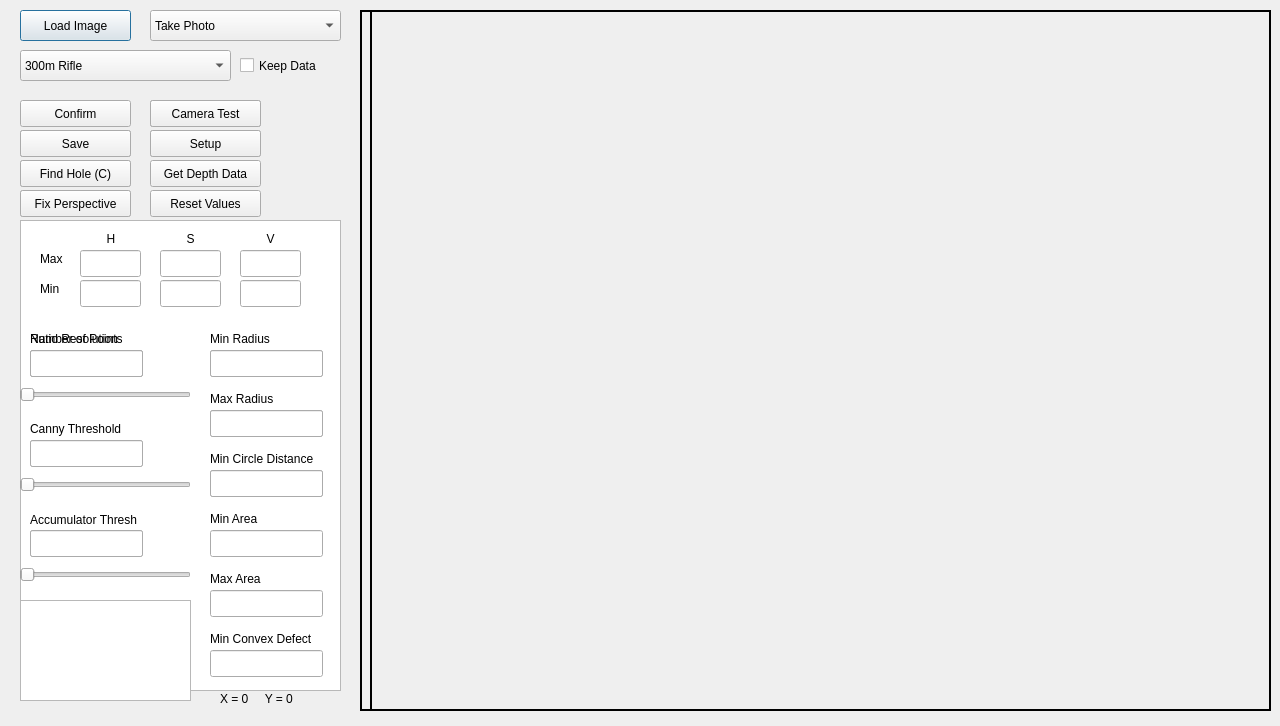
<?xml version="1.0" encoding="UTF-8"?>
<ui version="4.0">
 <class>Dialog</class>
 <widget class="QDialog" name="Dialog">
  <property name="geometry">
   <rect>
    <x>0</x>
    <y>0</y>
    <width>1280</width>
    <height>726</height>
   </rect>
  </property>
  <property name="windowTitle">
   <string>Dialog</string>
  </property>
  <widget class="QPushButton" name="loadImage">
   <property name="geometry">
    <rect>
     <x>20</x>
     <y>10</y>
     <width>111</width>
     <height>31</height>
    </rect>
   </property>
   <property name="text">
    <string>Load Image</string>
   </property>
  </widget>
  <widget class="mouse_qlabel" name="imageContainerLabel">
   <property name="geometry">
    <rect>
     <x>360</x>
     <y>10</y>
     <width>911</width>
     <height>701</height>
    </rect>
   </property>
   <property name="mouseTracking">
    <bool>true</bool>
   </property>
   <property name="autoFillBackground">
    <bool>true</bool>
   </property>
   <property name="frameShape">
    <enum>QFrame::Box</enum>
   </property>
   <property name="lineWidth">
    <number>2</number>
   </property>
   <property name="text">
    <string/>
   </property>
  </widget>
  <widget class="QComboBox" name="functionChoice">
   <property name="geometry">
    <rect>
     <x>150</x>
     <y>10</y>
     <width>191</width>
     <height>31</height>
    </rect>
   </property>
   <item>
    <property name="text">
     <string>Take Photo</string>
    </property>
   </item>
   <item>
    <property name="text">
     <string>Original</string>
    </property>
   </item>
   <item>
    <property name="text">
     <string>Grayscale</string>
    </property>
   </item>
   <item>
    <property name="text">
     <string>Edge Detection (Canny)</string>
    </property>
   </item>
   <item>
    <property name="text">
     <string>Hough Circle Detection</string>
    </property>
   </item>
   <item>
    <property name="text">
     <string>Contour Detection</string>
    </property>
   </item>
   <item>
    <property name="text">
     <string>Hole Detection</string>
    </property>
   </item>
   <item>
    <property name="text">
     <string>Get Target Info</string>
    </property>
   </item>
  </widget>
  <widget class="QSlider" name="hough1Slider">
   <property name="geometry">
    <rect>
     <x>20</x>
     <y>380</y>
     <width>171</width>
     <height>29</height>
    </rect>
   </property>
   <property name="minimum">
    <number>1</number>
   </property>
   <property name="orientation">
    <enum>Qt::Horizontal</enum>
   </property>
  </widget>
  <widget class="QSlider" name="hough2Slider">
   <property name="geometry">
    <rect>
     <x>20</x>
     <y>470</y>
     <width>171</width>
     <height>29</height>
    </rect>
   </property>
   <property name="minimum">
    <number>1</number>
   </property>
   <property name="maximum">
    <number>2048</number>
   </property>
   <property name="orientation">
    <enum>Qt::Horizontal</enum>
   </property>
  </widget>
  <widget class="QSlider" name="hough3Slider">
   <property name="geometry">
    <rect>
     <x>20</x>
     <y>560</y>
     <width>171</width>
     <height>29</height>
    </rect>
   </property>
   <property name="minimum">
    <number>1</number>
   </property>
   <property name="maximum">
    <number>2048</number>
   </property>
   <property name="orientation">
    <enum>Qt::Horizontal</enum>
   </property>
  </widget>
  <widget class="QLabel" name="hough1Label">
   <property name="geometry">
    <rect>
     <x>30</x>
     <y>330</y>
     <width>121</width>
     <height>17</height>
    </rect>
   </property>
   <property name="text">
    <string>Ratio Resolution</string>
   </property>
  </widget>
  <widget class="QLabel" name="hough2Label">
   <property name="geometry">
    <rect>
     <x>30</x>
     <y>420</y>
     <width>121</width>
     <height>17</height>
    </rect>
   </property>
   <property name="text">
    <string>Canny Threshold</string>
   </property>
  </widget>
  <widget class="QLabel" name="hough3Label">
   <property name="geometry">
    <rect>
     <x>30</x>
     <y>510</y>
     <width>151</width>
     <height>20</height>
    </rect>
   </property>
   <property name="text">
    <string>Accumulator Thresh</string>
   </property>
  </widget>
  <widget class="QLineEdit" name="hough4lineEdit">
   <property name="geometry">
    <rect>
     <x>210</x>
     <y>350</y>
     <width>113</width>
     <height>27</height>
    </rect>
   </property>
  </widget>
  <widget class="QLineEdit" name="hough5lineEdit">
   <property name="geometry">
    <rect>
     <x>210</x>
     <y>410</y>
     <width>113</width>
     <height>27</height>
    </rect>
   </property>
  </widget>
  <widget class="QLabel" name="hough4Label">
   <property name="geometry">
    <rect>
     <x>210</x>
     <y>330</y>
     <width>121</width>
     <height>17</height>
    </rect>
   </property>
   <property name="text">
    <string>Min Radius</string>
   </property>
  </widget>
  <widget class="QLabel" name="hough5Label">
   <property name="geometry">
    <rect>
     <x>210</x>
     <y>390</y>
     <width>121</width>
     <height>17</height>
    </rect>
   </property>
   <property name="text">
    <string>Max Radius</string>
   </property>
  </widget>
  <widget class="QPushButton" name="confirmPushButton">
   <property name="geometry">
    <rect>
     <x>20</x>
     <y>100</y>
     <width>111</width>
     <height>27</height>
    </rect>
   </property>
   <property name="text">
    <string>Confirm</string>
   </property>
  </widget>
  <widget class="QLineEdit" name="hough6lineEdit">
   <property name="geometry">
    <rect>
     <x>210</x>
     <y>470</y>
     <width>113</width>
     <height>27</height>
    </rect>
   </property>
  </widget>
  <widget class="QLabel" name="hough6Label">
   <property name="geometry">
    <rect>
     <x>210</x>
     <y>450</y>
     <width>131</width>
     <height>17</height>
    </rect>
   </property>
   <property name="text">
    <string>Min Circle Distance</string>
   </property>
  </widget>
  <widget class="QPushButton" name="printValuesPushButton">
   <property name="geometry">
    <rect>
     <x>150</x>
     <y>100</y>
     <width>111</width>
     <height>27</height>
    </rect>
   </property>
   <property name="text">
    <string>Print Values</string>
   </property>
  </widget>
  <widget class="QLabel" name="pixelCoordinateLabel">
   <property name="geometry">
    <rect>
     <x>220</x>
     <y>690</y>
     <width>101</width>
     <height>17</height>
    </rect>
   </property>
   <property name="text">
    <string>X = 0     Y = 0</string>
   </property>
  </widget>
  <widget class="QLineEdit" name="hough1lineEdit">
   <property name="geometry">
    <rect>
     <x>30</x>
     <y>350</y>
     <width>113</width>
     <height>27</height>
    </rect>
   </property>
  </widget>
  <widget class="QLineEdit" name="hough2lineEdit">
   <property name="geometry">
    <rect>
     <x>30</x>
     <y>440</y>
     <width>113</width>
     <height>27</height>
    </rect>
   </property>
  </widget>
  <widget class="QLineEdit" name="hough3lineEdit">
   <property name="geometry">
    <rect>
     <x>30</x>
     <y>530</y>
     <width>113</width>
     <height>27</height>
    </rect>
   </property>
  </widget>
  <widget class="QPictureLabel" name="testLabel">
   <property name="geometry">
    <rect>
     <x>370</x>
     <y>10</y>
     <width>901</width>
     <height>701</height>
    </rect>
   </property>
   <property name="autoFillBackground">
    <bool>true</bool>
   </property>
   <property name="frameShape">
    <enum>QFrame::Box</enum>
   </property>
   <property name="lineWidth">
    <number>2</number>
   </property>
   <property name="text">
    <string/>
   </property>
  </widget>
  <widget class="QLineEdit" name="contours1lineEdit">
   <property name="geometry">
    <rect>
     <x>30</x>
     <y>350</y>
     <width>113</width>
     <height>27</height>
    </rect>
   </property>
  </widget>
  <widget class="QLabel" name="contours1Label">
   <property name="geometry">
    <rect>
     <x>30</x>
     <y>330</y>
     <width>121</width>
     <height>17</height>
    </rect>
   </property>
   <property name="text">
    <string>Number of Points</string>
   </property>
  </widget>
  <widget class="QPushButton" name="radiusCalcPushButton">
   <property name="geometry">
    <rect>
     <x>20</x>
     <y>160</y>
     <width>111</width>
     <height>27</height>
    </rect>
   </property>
   <property name="text">
    <string>Radius Calc</string>
   </property>
  </widget>
  <widget class="QPushButton" name="centerCalcPushButton">
   <property name="geometry">
    <rect>
     <x>20</x>
     <y>130</y>
     <width>111</width>
     <height>27</height>
    </rect>
   </property>
   <property name="text">
    <string>Center Calc</string>
   </property>
  </widget>
  <widget class="QPushButton" name="exportPushButton">
   <property name="geometry">
    <rect>
     <x>150</x>
     <y>100</y>
     <width>111</width>
     <height>27</height>
    </rect>
   </property>
   <property name="text">
    <string>Export</string>
   </property>
  </widget>
  <widget class="QPushButton" name="leastSquareFitPushButton">
   <property name="geometry">
    <rect>
     <x>20</x>
     <y>190</y>
     <width>111</width>
     <height>27</height>
    </rect>
   </property>
   <property name="text">
    <string>LSQ Fit</string>
   </property>
  </widget>
  <widget class="QLineEdit" name="holeDetect1lineEdit">
   <property name="geometry">
    <rect>
     <x>80</x>
     <y>250</y>
     <width>61</width>
     <height>27</height>
    </rect>
   </property>
  </widget>
  <widget class="QLineEdit" name="holeDetect2lineEdit">
   <property name="geometry">
    <rect>
     <x>160</x>
     <y>250</y>
     <width>61</width>
     <height>27</height>
    </rect>
   </property>
  </widget>
  <widget class="QLineEdit" name="holeDetect3lineEdit">
   <property name="geometry">
    <rect>
     <x>240</x>
     <y>250</y>
     <width>61</width>
     <height>27</height>
    </rect>
   </property>
  </widget>
  <widget class="QLabel" name="holeDetect1Label">
   <property name="geometry">
    <rect>
     <x>100</x>
     <y>230</y>
     <width>21</width>
     <height>17</height>
    </rect>
   </property>
   <property name="text">
    <string>  H</string>
   </property>
  </widget>
  <widget class="QLabel" name="holeDetect2Label">
   <property name="geometry">
    <rect>
     <x>180</x>
     <y>230</y>
     <width>21</width>
     <height>17</height>
    </rect>
   </property>
   <property name="text">
    <string>  S</string>
   </property>
  </widget>
  <widget class="QLabel" name="holeDetect3Label">
   <property name="geometry">
    <rect>
     <x>260</x>
     <y>230</y>
     <width>21</width>
     <height>17</height>
    </rect>
   </property>
   <property name="text">
    <string>  V</string>
   </property>
  </widget>
  <widget class="QCheckBox" name="keepDataCheckBox">
   <property name="geometry">
    <rect>
     <x>240</x>
     <y>50</y>
     <width>101</width>
     <height>31</height>
    </rect>
   </property>
   <property name="text">
    <string>Keep Data</string>
   </property>
  </widget>
  <widget class="QLineEdit" name="holeDetect3lineEdit_2">
   <property name="geometry">
    <rect>
     <x>240</x>
     <y>280</y>
     <width>61</width>
     <height>27</height>
    </rect>
   </property>
  </widget>
  <widget class="QLineEdit" name="holeDetect1lineEdit_2">
   <property name="geometry">
    <rect>
     <x>80</x>
     <y>280</y>
     <width>61</width>
     <height>27</height>
    </rect>
   </property>
  </widget>
  <widget class="QLineEdit" name="holeDetect2lineEdit_2">
   <property name="geometry">
    <rect>
     <x>160</x>
     <y>280</y>
     <width>61</width>
     <height>27</height>
    </rect>
   </property>
  </widget>
  <widget class="QLabel" name="holeDetect4Label">
   <property name="geometry">
    <rect>
     <x>40</x>
     <y>250</y>
     <width>31</width>
     <height>17</height>
    </rect>
   </property>
   <property name="text">
    <string>Max</string>
   </property>
  </widget>
  <widget class="QLabel" name="holeDetect5Label">
   <property name="geometry">
    <rect>
     <x>40</x>
     <y>280</y>
     <width>31</width>
     <height>17</height>
    </rect>
   </property>
   <property name="text">
    <string>Min</string>
   </property>
  </widget>
  <widget class="QPushButton" name="holeDetectHTPushButton">
   <property name="geometry">
    <rect>
     <x>20</x>
     <y>130</y>
     <width>111</width>
     <height>27</height>
    </rect>
   </property>
   <property name="text">
    <string>Find Hole (HT)</string>
   </property>
  </widget>
  <widget class="QPushButton" name="holeDetectCPushButton">
   <property name="geometry">
    <rect>
     <x>20</x>
     <y>160</y>
     <width>111</width>
     <height>27</height>
    </rect>
   </property>
   <property name="text">
    <string>Find Hole (C)</string>
   </property>
  </widget>
  <widget class="QLineEdit" name="holeDetectHT5lineEdit">
   <property name="geometry">
    <rect>
     <x>210</x>
     <y>410</y>
     <width>113</width>
     <height>27</height>
    </rect>
   </property>
  </widget>
  <widget class="QLineEdit" name="holeDetectHT3lineEdit">
   <property name="geometry">
    <rect>
     <x>30</x>
     <y>530</y>
     <width>113</width>
     <height>27</height>
    </rect>
   </property>
  </widget>
  <widget class="QLineEdit" name="holeDetectHT4lineEdit">
   <property name="geometry">
    <rect>
     <x>210</x>
     <y>350</y>
     <width>113</width>
     <height>27</height>
    </rect>
   </property>
  </widget>
  <widget class="QLineEdit" name="holeDetectHT1lineEdit">
   <property name="geometry">
    <rect>
     <x>30</x>
     <y>350</y>
     <width>113</width>
     <height>27</height>
    </rect>
   </property>
  </widget>
  <widget class="QSlider" name="holeDetectHT2Slider">
   <property name="geometry">
    <rect>
     <x>20</x>
     <y>470</y>
     <width>171</width>
     <height>29</height>
    </rect>
   </property>
   <property name="minimum">
    <number>1</number>
   </property>
   <property name="maximum">
    <number>2048</number>
   </property>
   <property name="orientation">
    <enum>Qt::Horizontal</enum>
   </property>
  </widget>
  <widget class="QLineEdit" name="holeDetectHT6lineEdit">
   <property name="geometry">
    <rect>
     <x>210</x>
     <y>470</y>
     <width>113</width>
     <height>27</height>
    </rect>
   </property>
  </widget>
  <widget class="QLineEdit" name="holeDetectHT2lineEdit">
   <property name="geometry">
    <rect>
     <x>30</x>
     <y>440</y>
     <width>113</width>
     <height>27</height>
    </rect>
   </property>
  </widget>
  <widget class="QSlider" name="holeDetectHT1Slider">
   <property name="geometry">
    <rect>
     <x>20</x>
     <y>380</y>
     <width>171</width>
     <height>29</height>
    </rect>
   </property>
   <property name="minimum">
    <number>1</number>
   </property>
   <property name="orientation">
    <enum>Qt::Horizontal</enum>
   </property>
  </widget>
  <widget class="QSlider" name="holeDetectHT3Slider">
   <property name="geometry">
    <rect>
     <x>20</x>
     <y>560</y>
     <width>171</width>
     <height>29</height>
    </rect>
   </property>
   <property name="minimum">
    <number>1</number>
   </property>
   <property name="maximum">
    <number>2048</number>
   </property>
   <property name="orientation">
    <enum>Qt::Horizontal</enum>
   </property>
  </widget>
  <widget class="QPushButton" name="holeDetectSplitPushButton">
   <property name="geometry">
    <rect>
     <x>150</x>
     <y>130</y>
     <width>111</width>
     <height>27</height>
    </rect>
   </property>
   <property name="text">
    <string>Split OL Holes</string>
   </property>
  </widget>
  <widget class="QLineEdit" name="holeDetectSplit1lineEdit">
   <property name="geometry">
    <rect>
     <x>210</x>
     <y>530</y>
     <width>113</width>
     <height>27</height>
    </rect>
   </property>
  </widget>
  <widget class="QLabel" name="holeDetect6Label">
   <property name="geometry">
    <rect>
     <x>210</x>
     <y>510</y>
     <width>121</width>
     <height>17</height>
    </rect>
   </property>
   <property name="text">
    <string>Min Area</string>
   </property>
  </widget>
  <widget class="QLabel" name="holeDetect7Label">
   <property name="geometry">
    <rect>
     <x>210</x>
     <y>570</y>
     <width>121</width>
     <height>17</height>
    </rect>
   </property>
   <property name="text">
    <string>Max Area</string>
   </property>
  </widget>
  <widget class="QLineEdit" name="holeDetectSplit2lineEdit">
   <property name="geometry">
    <rect>
     <x>210</x>
     <y>590</y>
     <width>113</width>
     <height>27</height>
    </rect>
   </property>
  </widget>
  <widget class="QPushButton" name="savePushButton">
   <property name="geometry">
    <rect>
     <x>20</x>
     <y>130</y>
     <width>111</width>
     <height>27</height>
    </rect>
   </property>
   <property name="text">
    <string>Save</string>
   </property>
  </widget>
  <widget class="QLabel" name="holeDetect8Label">
   <property name="geometry">
    <rect>
     <x>210</x>
     <y>630</y>
     <width>131</width>
     <height>17</height>
    </rect>
   </property>
   <property name="text">
    <string>Min Convex Defect</string>
   </property>
  </widget>
  <widget class="QLineEdit" name="holeDetectSplit3lineEdit">
   <property name="geometry">
    <rect>
     <x>210</x>
     <y>650</y>
     <width>113</width>
     <height>27</height>
    </rect>
   </property>
  </widget>
  <widget class="QPlainTextEdit" name="infoPlainTextEdit">
   <property name="geometry">
    <rect>
     <x>20</x>
     <y>220</y>
     <width>321</width>
     <height>471</height>
    </rect>
   </property>
  </widget>
  <widget class="QComboBox" name="targetChoice">
   <property name="geometry">
    <rect>
     <x>20</x>
     <y>50</y>
     <width>211</width>
     <height>31</height>
    </rect>
   </property>
   <item>
    <property name="text">
     <string>300m Rifle</string>
    </property>
   </item>
   <item>
    <property name="text">
     <string>50m Rifle</string>
    </property>
   </item>
   <item>
    <property name="text">
     <string>10m Air Rifle</string>
    </property>
   </item>
   <item>
    <property name="text">
     <string>50m Pistol / 25m Precision</string>
    </property>
   </item>
   <item>
    <property name="text">
     <string>25m Center Fire Pistol</string>
    </property>
   </item>
   <item>
    <property name="text">
     <string>10m Air Pistol</string>
    </property>
   </item>
   <item>
    <property name="text">
     <string>SCAT</string>
    </property>
   </item>
  </widget>
  <widget class="QPushButton" name="cameraPushButton">
   <property name="geometry">
    <rect>
     <x>150</x>
     <y>100</y>
     <width>111</width>
     <height>27</height>
    </rect>
   </property>
   <property name="text">
    <string>Camera Test</string>
   </property>
  </widget>
  <widget class="QPlainTextEdit" name="info2PlainTextEdit">
   <property name="geometry">
    <rect>
     <x>20</x>
     <y>600</y>
     <width>171</width>
     <height>101</height>
    </rect>
   </property>
  </widget>
  <widget class="QPushButton" name="setupCameraPushButton">
   <property name="geometry">
    <rect>
     <x>150</x>
     <y>130</y>
     <width>111</width>
     <height>27</height>
    </rect>
   </property>
   <property name="text">
    <string>Setup</string>
   </property>
  </widget>
  <widget class="QPushButton" name="resetValuesPushButton">
   <property name="geometry">
    <rect>
     <x>150</x>
     <y>190</y>
     <width>111</width>
     <height>27</height>
    </rect>
   </property>
   <property name="text">
    <string>Reset Values</string>
   </property>
  </widget>
  <widget class="QPushButton" name="getDepthDataPushButton">
   <property name="geometry">
    <rect>
     <x>150</x>
     <y>160</y>
     <width>111</width>
     <height>27</height>
    </rect>
   </property>
   <property name="text">
    <string>Get Depth Data</string>
   </property>
  </widget>
  <widget class="QPushButton" name="fixPerspectivePushButton">
   <property name="geometry">
    <rect>
     <x>20</x>
     <y>190</y>
     <width>111</width>
     <height>27</height>
    </rect>
   </property>
   <property name="text">
    <string>Fix Perspective</string>
   </property>
  </widget>
  <zorder>targetChoice</zorder>
  <zorder>infoPlainTextEdit</zorder>
  <zorder>loadImage</zorder>
  <zorder>imageContainerLabel</zorder>
  <zorder>functionChoice</zorder>
  <zorder>hough1Slider</zorder>
  <zorder>hough2Slider</zorder>
  <zorder>hough3Slider</zorder>
  <zorder>hough1Label</zorder>
  <zorder>hough2Label</zorder>
  <zorder>hough3Label</zorder>
  <zorder>hough4lineEdit</zorder>
  <zorder>hough5lineEdit</zorder>
  <zorder>hough4Label</zorder>
  <zorder>hough5Label</zorder>
  <zorder>confirmPushButton</zorder>
  <zorder>hough6lineEdit</zorder>
  <zorder>hough6Label</zorder>
  <zorder>printValuesPushButton</zorder>
  <zorder>pixelCoordinateLabel</zorder>
  <zorder>hough1lineEdit</zorder>
  <zorder>hough2lineEdit</zorder>
  <zorder>hough3lineEdit</zorder>
  <zorder>testLabel</zorder>
  <zorder>contours1lineEdit</zorder>
  <zorder>contours1Label</zorder>
  <zorder>radiusCalcPushButton</zorder>
  <zorder>centerCalcPushButton</zorder>
  <zorder>exportPushButton</zorder>
  <zorder>leastSquareFitPushButton</zorder>
  <zorder>holeDetect1lineEdit</zorder>
  <zorder>holeDetect2lineEdit</zorder>
  <zorder>holeDetect3lineEdit</zorder>
  <zorder>holeDetect1Label</zorder>
  <zorder>holeDetect2Label</zorder>
  <zorder>holeDetect3Label</zorder>
  <zorder>keepDataCheckBox</zorder>
  <zorder>holeDetect3lineEdit_2</zorder>
  <zorder>holeDetect1lineEdit_2</zorder>
  <zorder>holeDetect2lineEdit_2</zorder>
  <zorder>holeDetect4Label</zorder>
  <zorder>holeDetect5Label</zorder>
  <zorder>holeDetectHTPushButton</zorder>
  <zorder>holeDetectCPushButton</zorder>
  <zorder>holeDetectHT5lineEdit</zorder>
  <zorder>holeDetectHT3lineEdit</zorder>
  <zorder>holeDetectHT4lineEdit</zorder>
  <zorder>holeDetectHT1lineEdit</zorder>
  <zorder>holeDetectHT2Slider</zorder>
  <zorder>holeDetectHT6lineEdit</zorder>
  <zorder>holeDetectHT2lineEdit</zorder>
  <zorder>holeDetectHT1Slider</zorder>
  <zorder>holeDetectHT3Slider</zorder>
  <zorder>holeDetectSplitPushButton</zorder>
  <zorder>holeDetectSplit1lineEdit</zorder>
  <zorder>holeDetect6Label</zorder>
  <zorder>holeDetect7Label</zorder>
  <zorder>holeDetectSplit2lineEdit</zorder>
  <zorder>savePushButton</zorder>
  <zorder>holeDetect8Label</zorder>
  <zorder>holeDetectSplit3lineEdit</zorder>
  <zorder>cameraPushButton</zorder>
  <zorder>info2PlainTextEdit</zorder>
  <zorder>setupCameraPushButton</zorder>
  <zorder>resetValuesPushButton</zorder>
  <zorder>getDepthDataPushButton</zorder>
  <zorder>fixPerspectivePushButton</zorder>
 </widget>
 <customwidgets>
  <customwidget>
   <class>mouse_qlabel</class>
   <extends>QLabel</extends>
   <header location="global">mouse_qlabel.h</header>
  </customwidget>
  <customwidget>
   <class>QPictureLabel</class>
   <extends>QLabel</extends>
   <header>qpicturelabel.h</header>
  </customwidget>
 </customwidgets>
 <resources/>
 <connections/>
</ui>
